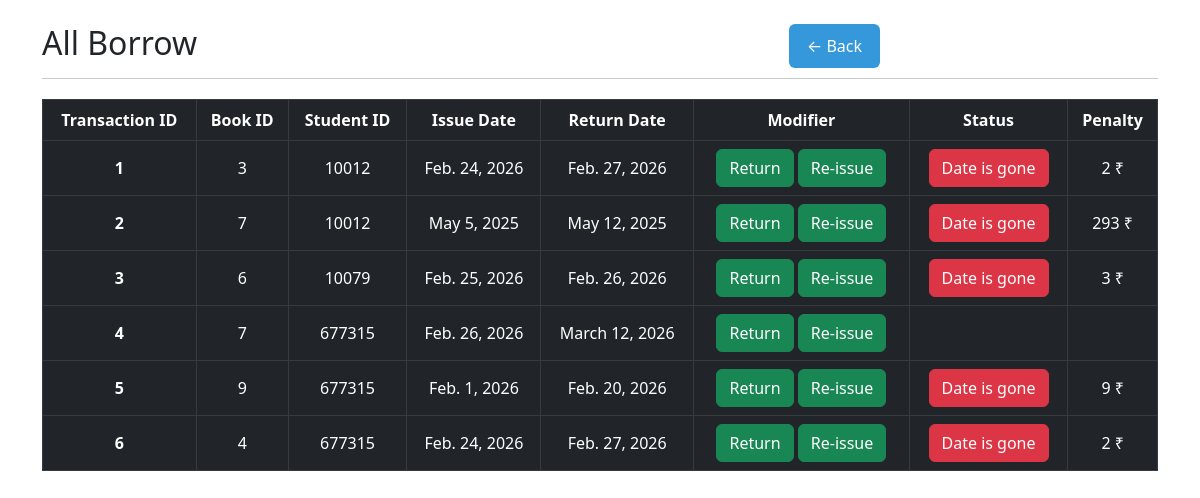
/all_borrow/ (signed in), run on the app's committed database.
### borrow/models.py (models this page shows)
class borrow_book(models.Model):
    book_id = models.ForeignKey(book, on_delete=models.CASCADE)
    student_id = models.ForeignKey(Student, on_delete=models.PROTECT)
    issue_date = models.DateField()
    return_date = models.DateField()
    def calculate_penalty(self):
        today = date.today()
        if self.return_date < today:
            late_days = (today - self.return_date).days
            penalty_amount = late_days * 1  # Adjust the rate here
            return penalty_amount
        return 0

class book(models.Model):
    id = models.IntegerField(primary_key=True)
    book_name = models.CharField(max_length=40)
    available = models.IntegerField()
    def __str__(self):
        return str(self.id)

class Student(models.Model):
    student_id = models.IntegerField(primary_key=True)
    name = models.CharField(max_length=100)
    branch = models.CharField(max_length=30)
    contect = models.CharField(max_length=10)
    email = models.EmailField(max_length=300 ,unique=True)
    create_time = models.DateTimeField(auto_now_add=True)
    def __str__(self):
        return str(self.student_id)

### borrow/views.py (the view)
# urls.py: path('all_borrow/',all_borrow, name='all_borrow' ),
@login_required(login_url="login")
def all_borrow(request):
    today = date.today()
    if request.user.is_staff:
        books = borrow_book.objects.all()
    else:
        u = user.objects.filter(user=request.user).first()
        books = borrow_book.objects.filter(student_id=u.student.student_id)
    return render(request, 'borrow_list.html', {"borrows": books, "today": today})

### borrow/templates/borrow_list.html (shortened to what this page needs)
<!DOCTYPE html>
<html lang="en">
  <head>
    <link
      href="https://cdn.jsdelivr.net/npm/bootstrap@5.3.0/dist/css/bootstrap.min.css"
      rel="stylesheet"
    />
  </head>
  <body>
  <div class="container mt-4">
    <div class="table-responsive">
           <a href="javascript:history.back()">
        <button type="button" style="
        background-color:#3498db;
        color:white;
        border:none;
        padding:10px 18px;
        border-radius:6px;
        cursor:pointer;
        position: absolute;
        right: 320px;
        ">
          ← Back
        </button>
      </a>
      <h2>
        {% if request.path == "/tomorrow_return/"%}
        Tomorrow Returns Books
       {% elif request.path == "/all_borrow/" %}
        All Borrow
         {% else %}
       Over Due Borrow Book info
         {% endif %}
        <hr />
      </h2>
      <table class="table table-dark table-bordered">
        <thead>
          <tr>
            <th scope="col">Transaction ID</th>
            <th scope="col">Book ID</th>
            <th scope="col">Student ID</th>
            <th scope="col">Issue Date</th>
            <th scope="col">Return Date</th>
            {% if request.user.is_staff %}
            <th scope="col">Modifier</th>
            {% endif %}
            <th scope="col">Status</th>
            <th scope="col">Penalty</th>
          </tr>
        </thead>
        <tbody>
          {% for borrow in borrows %}
          <tr>
            <th scope="row">{{ forloop.counter }}</th>
            <td>
            <a href="{% url 'book' borrow.book_id.id %}">{{ borrow.book_id }}</a>
            </td>
            <td>
              <a href="{% url 'student' borrow.student_id %}">{{ borrow.student_id }}</a>
            </td>
            <td>{{ borrow.issue_date }}</td>
            <td>{{ borrow.return_date }}</td>
            {% if request.user.is_staff %}
            <td>
              <a href="/delete/{{ borrow.id }}/" class="btn btn-success">Return</a>
              <a href="/re_issue/{{ borrow.id }}/" class="btn btn-success">Re-issue</a>
            </td>
            {% endif %}
            <td>
              {% if borrow.return_date < today %} <a class="btn btn-danger">Date is gone</a>
                {% endif %}
            </td>
            <td>
              {% if borrow.return_date < today %} {{borrow.calculate_penalty}} &#8377; {%endif%} </td>
          </tr>
          {% endfor %}
        </tbody>
      </table>
    </div>
  </div>
  </body>
</html>

### borrow/templates/borrow_list.html (style rules this page uses)
table { margin: 20px auto; width: 80%; }
th, td { text-align: center; vertical-align: middle; }
thead { background-color: #343a40; color: #fff; }
a { text-decoration: none; color: white; }

### data on the page
borrow_book: book_id "3", student_id "10012", issue_date "Feb. 24, 2026", return_date "Feb. 27, 2026", shows "Date is gone", calculate_penalty "2"
borrow_book: book_id "7", student_id "10012", issue_date "May 5, 2025", return_date "May 12, 2025", shows "Date is gone", calculate_penalty "293"
borrow_book: book_id "6", student_id "10079", issue_date "Feb. 25, 2026", return_date "Feb. 26, 2026", shows "Date is gone", calculate_penalty "3"
borrow_book: book_id "7", student_id "677315", issue_date "Feb. 26, 2026", return_date "March 12, 2026"
borrow_book: book_id "9", student_id "677315", issue_date "Feb. 1, 2026", return_date "Feb. 20, 2026", shows "Date is gone", calculate_penalty "9"
borrow_book: book_id "4", student_id "677315", issue_date "Feb. 24, 2026", return_date "Feb. 27, 2026", shows "Date is gone", calculate_penalty "2"
